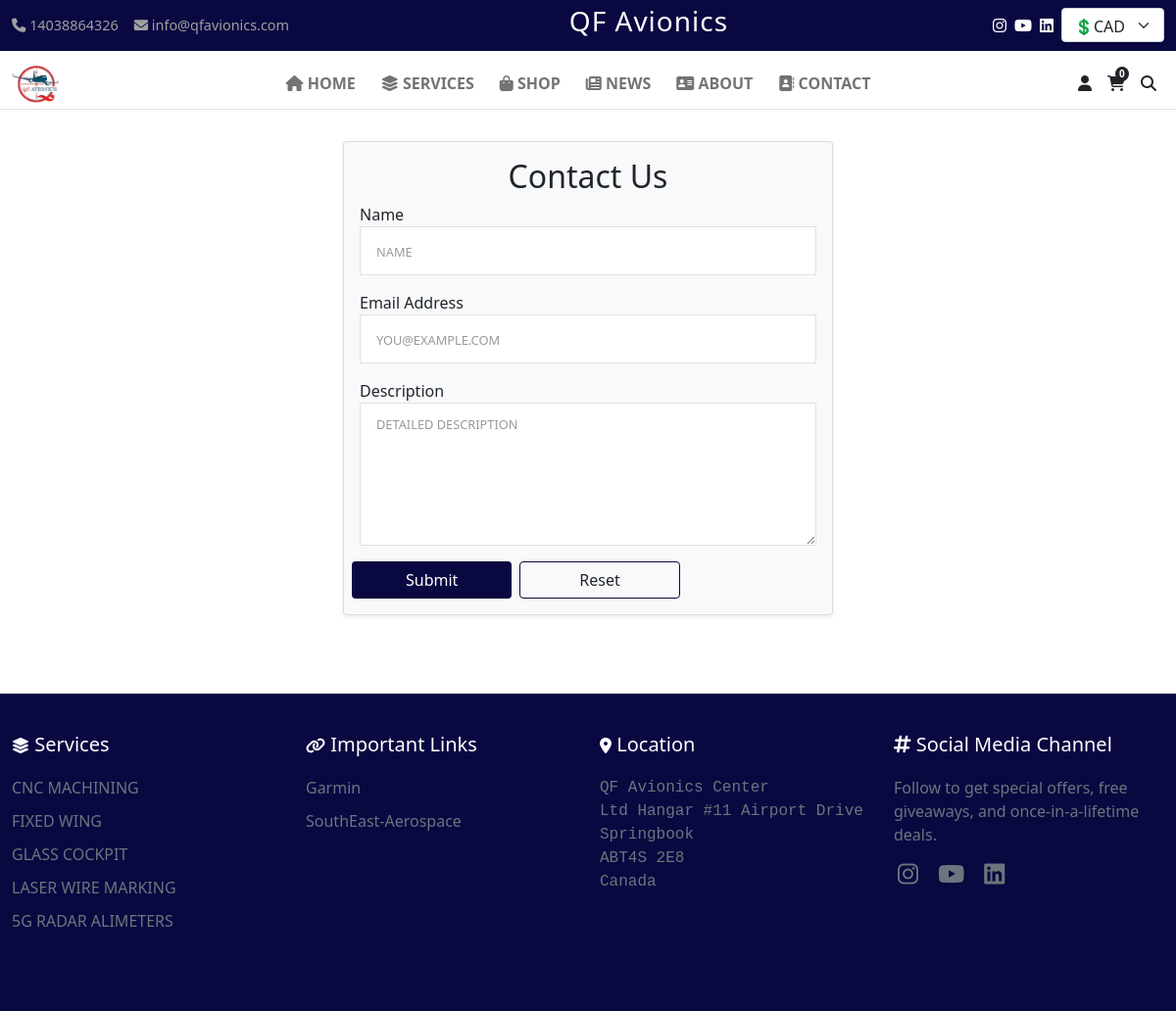
Page /contact/ on the committed database.
### additional_option/models.py (models this page shows, shortened)
class SiteSettings(models.Model):
    site_name = models.CharField(max_length=100, default="QFAvionics")
    email = models.EmailField(max_length=70, blank=False, null=False,  default='info@qfavionics.com')
    phone_number_1 = models.IntegerField(blank=True, null=True, default='14038864326')
    phone_number_2 = models.IntegerField(blank=True, null=True)
    bussiness_email = models.EmailField(max_length=70, blank=False, default='info@qfavionics.com', null=False, help_text="Email on which receive the email")
    currency_rate = models.DecimalField(null=False, blank=False, default=0.72, decimal_places=2, max_digits=3)
    address = models.TextField(default="QF Avionics Center LtdHangar #11 Airport Drive, Springbook,ABT4S 2E8Canada", blank=True, null=True)
    airport = models.TextField(default="Red Deer Regional Airport, CYQF, YQF", blank=True, null=True)
    email_app_password = models.TextField(max_length=30,  default="zochakahgfehnxdq", blank=True, null=True)
    tax = models.DecimalField(decimal_places=2,  max_digits=5, default=0.15, null=False, blank=False)
    instagram = models.URLField(blank=True, null=True)
    youtube = models.URLField(blank=True, null=True)
    linkedin = models.URLField(blank=True, null=True)
    def get_footer_data(self):
        return {
            "location": self.address,
            "airport": self.airport,
            "instagram": self.instagram,
            "youtube": self.youtube,
            "linkedin": self.linkedin
        }
    def get_header_data(self):
        return {
            "site_name": self.site_name,
            "email": self.email,
            "phone_number": self.phone_number_1,
        }
    class Meta:
        verbose_name = "Site Setting"
        verbose_name_plural = "Site Settings"
    @classmethod
    def load(cls):
        obj, created = cls.objects.get_or_create(pk=1)
        return obj

class Service(models.Model):
    name = models.CharField(max_length=40, default='', blank=False, null=False)
    image = models.ImageField(upload_to='static/service/images/')
    status = models.BooleanField(default=True)
    description = models.TextField(default='')
    service_type = models.CharField(default='', max_length=40, blank=False, null=False)
    specifications = models.JSONField(default=dict)
    technical_information = models.JSONField(default=dict)

class Link(models.Model):
    name = models.CharField(max_length=40, default='', blank=False, null=False)
    url = models.CharField(max_length=100, default='', blank=False, null=False)
    class Meta:
        verbose_name = 'Important Link'
        verbose_name_plural = 'Important Links'

### QFAvionics/views.py (the view)
# urls.py: path("contact/", contactpage, name="contactpage"),
def contactpage(request):
    if request.method == "POST":
        name = request.POST.get('name')
        email = request.POST.get('email')
        message = request.POST.get('description')
        subject = request.POST.get("subject")
        if request.POST.get("username"):
            username = request.POST.get("username")
        else:
            username = "user is not registered"
        html_message = render_to_string('emailcomplaint.html', {
            'name': name,
            'email': email,
            "username": username,
            'message': message,
            'subject': subject
        })
        flag = send_mail(
            subject=subject,
            message=message,
            from_email=settings.EMAIL_HOST_USER,
            recipient_list=[settings.EMAIL_HOST_USER],
            html_message=html_message,
            fail_silently=False,
        )
        if flag:
            messages.success(request, "Your message has been sent successfully!")
            return redirect("/")
        else:
            messages.add_message(request,  messages.ERROR, 'Failed to send mail, try again later')
            return redirect("/")
    else:
        return render(request, "contact.html", {})

### templates/contact.html (shortened to what this page needs)
{% extends "master.html" %}
{% block content %}
{% load static %}
<main id="mainbox">
<div class="container pt-1 mt-5">
    <div class="card shadow-sm bg-light">
        <div class="card-body">
            <form action="/contact/" method="post" onsubmit="return showLoading()">
                <h2 class="text-center">Contact Us</h2>
                <div class="mb-3">
                    <label for="emailAddress" class="form-label">Name</label>
                    <input type="text" class="form-control" name="name" placeholder="name" required>
                </div>
                <div class="mb-3">
                    <label for="emailAddress" class="form-abel">Email Address</label>
                    {% if request.user.is_authenticated %}
                    <input type="email" class="form-control" name="email" id="emailAddress" value="{{user.email}}" disabled placeholder="you@example.com" required>
                    {% else %}
                    <input type="email" class="form-control" name="email" placeholder="you@example.com" required>
                    {% endif %}
                </div>
                <div class="mb-3">
                    <label for="customTopic" class="form-label">Description</label>
                    <textarea class="form-control" id="customTopic" rows="5" name="description"
                        placeholder='Detailed description' required></textarea>
                </div>
                <div class="row">
                <button type="submit" class="btn text-white col col-4 mx-1" style="background-color: #090841;">Submit</button>
                <button type="reset" class="btn col col-4 mx-1" style="border: 1px solid #090841;">Reset </button>
                </div>
            </form>
        </div>
    </div>
</div>
</main>
{% endblock %}

### templates/master.html (shortened to what this page needs)
<!DOCTYPE html>
<html lang="en">
<head>
    {% load static %}
    <link href="https://cdn.jsdelivr.net/npm/bootstrap@5.0.2/dist/css/bootstrap.min.css" rel="stylesheet"
>
    <link rel="stylesheet" href="https://cdnjs.cloudflare.com/ajax/libs/font-awesome/6.4.0/css/all.min.css">
    <link rel="stylesheet" href="{% static 'css/index.css' %}">
</head>
<body>
    <main id="mainbox" class="">
        <div class="top-bar">
            <div class="container-fluid d-flex justify-content-between align-items-center">
                <div class="d-sm-flex" style="cursor: pointer; color: rgb(160, 160, 160);">
                    <div class="me-3 "><i class="fas fa-phone"></i> {{header.phone_number|default:"+1 (403) 886-4306"}}
                    </div>
                    <div class="me-3" id="emailButton"><i class="fas fa-envelope"></i>
                        {{header.email|default:"info@qfavionics.com"}}</div>
                </div>
                <h3 id="companyname" style="letter-spacing: 1px;">QF Avionics</h3>
                <div class="d-sm-flex">
                    <div class="d-flex justify-content-center align-items-center" style="margin-top: -6px;">
                        <a href="{{footer.instagram|default_if_none:" #" }}" class="text-white mt-2 me-2"><i
                                class="fa-brands fa-instagram fs-6"></i></a>
                        <a href="{{footer.youtube|default_if_none:" #" }}" class="text-white mt-2 me-2"><i
                                class="fa-brands fa-youtube fs-6"></i></a>
                        <a href="{{footer.linkedin|default_if_none:" #" }}" class="text-white mt-2 me-2"><i
                                class="fa-brands fa-linkedin fs-6"></i></a>
                    </div>
                    <select class="form-select" id="currency-value" aria-label="Default select example"
                        style="height: 35px; width: 105px;">
                        {% if request.session.currency == "USD" %}
                        <option value="USD" data-bs-toggle="tooltip" data-bs-placement="bottom"
                            title="Click to see product price in USD currency" selected>💲USD</option>
                        <option value="CAD" data-bs-toggle="tooltip" data-bs-placement="bottom"
                            title="Click to see product price in CAD currency">💲CAD</option>
                        {% else %}
                        <option value="CAD" selected>💲CAD</option>
                        {% endif %}
                    </select>
                </div>
            </div>
        </div>
        <nav class="position-absolute navbar navbar-expand-lg navbar-light bg-white w-100 "
            style="z-index: 200;box-sizing: border-box;">
            <div class="container-fluid border-bottom">
                <a class="navbar-brand" href="{% url 'home' %}">
                    <img src="{% static 'images/logo.png' %}" alt="QF Avionics"
                        style="max-width: min(50px,50px); max-height: min(10vh,10vw);">
                </a>
                <div class="collapse navbar-collapse" id="navbarNav">
                    <ul class="navbar-nav mx-auto">
                        <li class="nav-item">
                            <a class="nav-link md:mt-3" id="menu" href="{% url 'home' %}"><i
                                    class="fa-solid fa-house"></i> HOME</a>
                        </li>
                        <li class="nav-item" id="menu">
                            <a class="nav-link text-decoration-none"><i class="fa-solid fa-layer-group"></i>
                                SERVICES</a>
                        </li>
                        <li class="nav-item" id="menu">
                            <a class="nav-link"><i class="fa-solid fa-bag-shopping"></i> SHOP</a>
                        </li>
                        <li class="nav-item" id="menu">
                            <a class="nav-link" href="{% url 'view-news' %}"><i class="fa-solid fa-newspaper"></i>
                                NEWS</a>
                        </li>
                        <li class="nav-item" id="menu">
                            <a class="nav-link" href="{% url 'aboutpage' %}"><i class="fa-solid fa-address-card"></i>
                                ABOUT</a>
                        </li>
                        <li class="nav-item" id="menu">
                            <a class="nav-link" href="{% url 'contactpage' %}"><i class="fa-solid fa-address-book"></i>
                                CONTACT</a>
                        </li>
                    </ul>
                    <div class="icon-container d-flex mx-2 mt-2 mt-md-0 mb-3 mb-md-0">
                        {% if request.user.is_authenticated %}
                        <a href="{% url 'profile' %}"
                            class="text-dark me-3 text-decoration-none border px-3 py-1 rounded"><i
                                class="fas fa-user fs-6"></i> {{ user.username }}
                        </a>
                        {% else %}
                        <a href="{% url 'login' %}" class="text-dark me-3 fs-6"><i class="fas fa-user fs-6"></i> </a>
                        {% endif %}
                        <div>
                            <a href="{% url 'cart_detail' %}" class="text-dark me-3"><span
                                    class="position-absolute bg-dark text-white fw-bold px-1"
                                    style="font-size: 10px; border-radius: 100%; margin-top: -5px; margin-left: 8px;">{{no_of_items}}</span><i
                                    class="fas fa-shopping-cart fs-6"></i></a>
                        </div>
                        <a id="searchopen" class="text-dark"><i class="fas fa-search fs-6"></i></a>
                    </div>
                </div>
            </div>
        </nav>
        {% block content %}
        {% endblock %}
    </main>
    <footer class="footer">
        <div class="container-fluid">
            <div class="row">
                <div class="col-md-3 mb-4">
                    <h5><i class="fa-solid fa-layer-group fs-6"></i> Services</h5>
                    <ul>
                        {% if services %}
                        {% for service in services|slice:":8" %}
                        <a href="{% url 'service' id=service.id %} " class="text-decoration-none text-secondary">
                            <li>{{service.name}}</li>
                        </a>
                        {% endfor %}
                        {% endif %}
                    </ul>
                </div>
                <div class="col-md-3 mb-4">
                    <h5><i class="fa-solid fa-link fs-6"></i> Important Links</h5>
                    <ul class="text-secondary">
                        {% if links %}
                        {% for link in links %}
                        <a href="{{link.url}}" target="_blank" class="text-decoration-none text-secondary">
                            <li>{{link.name}}</li>
                        </a>
                        {% endfor %}
                        {% endif %}
                    </ul>
                </div>
                <div class="col-md-3 mb-4">
                    <h5><i class="fa-solid fa-location-dot fs-6"></i> Location</h5>
                    <div class="text-secondary">
                        <a href="https://www.google.com/maps/dir//3801+Airport+Dr,+Springbrook,+AB+T4S+2E8/@52.1763421,-113.9696467,12z/data=!4m8!4m7!1m0!1m5!1m1!1s0x537450468fc942f9:0xb14e4971aebfab17!2m2!1d-113.8872465!2d52.1763708?entry=ttu&g_ep=EgoyMDI0MTAyMy4wIKXMDSoASAFQAw%3D%3D"
                            class="text-decoration-none text-secondary" target="_blank">
                            <pre class="text-secondary" style="font-size: 1rem;">{{footer.location}}</pre> </a>
                    </div>
                </div>
                <div class="col-md-3">
                    <h5><i class="fa-solid fa-hashtag"></i> Social Media Channel</h5>
                    <p class="text-secondary">Follow to get special offers, free giveaways, and once-in-a-lifetime
                        deals.</p>
                    <a href="{{footer.instagram|default_if_none:" #" }}" class="text-secondary mt-2 me-2"><i
                            class="fa-brands fa-instagram mx-1 fs-4"></i></a>
                    <a href="{{footer.youtube|default_if_none:" #"}}" class="text-secondary mt-2 me-2"><i
                            class="fa-brands fa-youtube mx-1 fs-4"></i></a>
                    <a href="{{footer.linkedin|default_if_none:" #"}}" class="text-secondary mt-2 me-2"><i
                            class="fa-brands fa-linkedin mx-1 fs-4"></i></a>
                </div>
            </div>
        </div>
    </footer>
</body>
</html>

### rows in the picture
SiteSettings: phone_number "14038864326", email "info@qfavionics.com", location "QF Avionics Center Ltd Hangar #11 Airport Drive Springbook ABT4S 2E8 Canada…"
Service: name "CNC MACHINING"
Service: name "FIXED WING"
Service: name "GLASS COCKPIT"
Service: name "LASER WIRE MARKING"
Service: name "5G RADAR ALIMETERS"
Link: name "Garmin"
Link: name "SouthEast-Aerospace"

### other values in the picture
{{ no_of_items }} "0"
